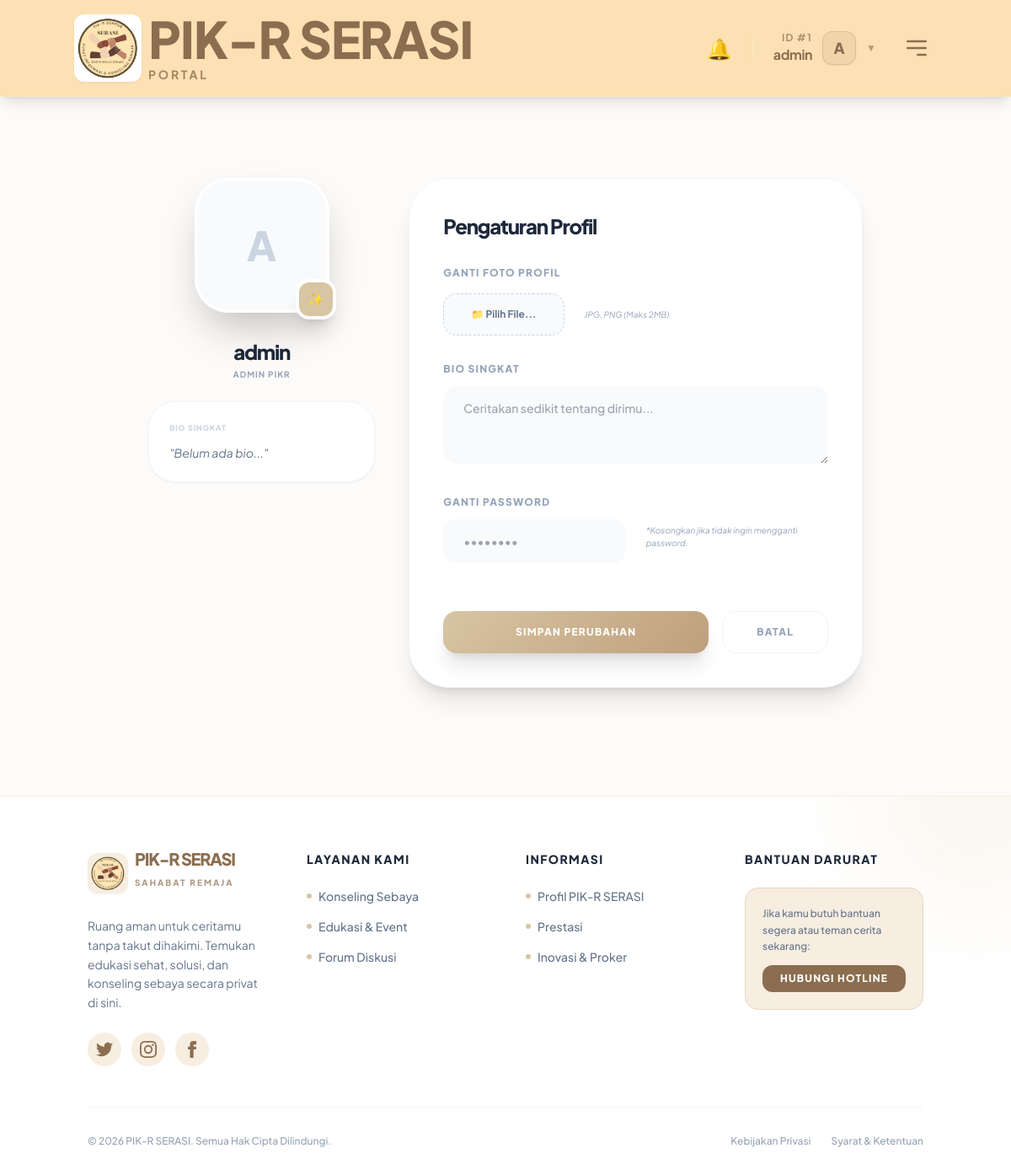
Screenshot of /profile (signed in) with the database file from the repository.
### tables this page shows
CREATE TABLE users (
            id INTEGER PRIMARY KEY AUTOINCREMENT,
            username TEXT UNIQUE NOT NULL,
            password TEXT NOT NULL,
            birth_date TEXT,
            role TEXT NOT NULL,
            points INTEGER DEFAULT 0,
            bio TEXT,
            profile_pic TEXT
        );

### app.py (the view, shortened to what this page needs)
@app.route('/profile', methods=['GET', 'POST'])
@login_required
def profile():
    my_username = session.get('username')
    conn = get_db_connection()
    user_row = conn.execute('SELECT * FROM users WHERE username = ?', (my_username,)).fetchone()
    conn.close()
    user = dict(user_row) if user_row else None
    return render_template('profile.html', user=user)

### templates/profile.html (shortened to what this page needs)
{% extends 'base.html' %}
{% block content %}
<div class="max-w-4xl mx-auto py-12 px-6 fade-in">
    <div class="flex flex-col md:flex-row gap-10 items-start">
        <div class="w-full md:w-1/3 text-center space-y-6">
            <div class="relative inline-block group">
                <div class="w-40 h-40 rounded-[2.5rem] bg-slate-100 border-4 border-white shadow-2xl overflow-hidden relative">
                    {% if user.profile_pic %}
                        <img src="{{ url_for('static', filename=user.profile_pic.replace('static/', '')) }}" class="w-full h-full object-cover">
                    {% else %}
                        <div class="w-full h-full flex items-center justify-center text-5xl font-black text-slate-300 bg-slate-50 uppercase">
                            {{ user.username[0] }}
                        </div>
                    {% endif %}
                </div>
                <div class="absolute -bottom-2 -right-2 w-12 h-12 bg-pink-600 text-white rounded-2xl flex items-center justify-center shadow-xl border-4 border-white">
                    ✨
                </div>
            </div>
            <div>
                <h2 class="text-2xl font-black text-slate-800 tracking-tighter">{{ user.username }}</h2>
                <p class="text-slate-400 font-bold uppercase tracking-widest text-[10px] mt-1">{{ user.role.replace('_', ' ') }}</p>
            </div>
            <div class="bg-white p-6 rounded-[2rem] border border-slate-100 shadow-sm text-left">
                <p class="text-[9px] font-black text-slate-300 uppercase tracking-widest mb-3">Bio Singkat</p>
                <p class="text-sm text-slate-500 italic">"{{ user.bio or 'Belum ada bio...' }}"</p>
            </div>
        </div>
        <div class="w-full md:w-2/3">
            <div class="bg-white rounded-[3rem] shadow-xl p-10 border border-slate-100">
                <h3 class="text-2xl font-black text-slate-800 tracking-tighter mb-8">Pengaturan Profil</h3>
                <form action="{{ url_for('profile') }}" method="POST" enctype="multipart/form-data" class="space-y-8">
                    <div>
                        <label class="block text-xs font-black text-slate-400 uppercase tracking-widest mb-4">Ganti Foto Profil</label>
                        <div class="flex items-center gap-6">
                            <label class="cursor-pointer bg-slate-50 hover:bg-slate-100 border border-dashed border-slate-300 px-8 py-4 rounded-2xl text-slate-500 font-bold text-xs transition-all flex items-center gap-3">
                                📁 Pilih File...
                            </label>
                            <p class="text-[10px] text-slate-400 italic">JPG, PNG (Maks 2MB)</p>
                        </div>
                    </div>
                    <div>
                        <label class="block text-xs font-black text-slate-400 uppercase tracking-widest mb-3">Bio Singkat</label>
                        <textarea name="bio" rows="3" class="w-full bg-slate-50 border-none rounded-2xl px-6 py-4 text-sm focus:ring-2 focus:ring-pink-500 transition-all font-medium text-slate-700" placeholder="Ceritakan sedikit tentang dirimu...">{{ user.bio or '' }}</textarea>
                    </div>
                    <div class="grid grid-cols-1 md:grid-cols-2 gap-6">
                        <div>
                            <label class="block text-xs font-black text-slate-400 uppercase tracking-widest mb-3">Ganti Password</label>
                            <input type="password" name="password" class="w-full bg-slate-50 border-none rounded-2xl px-6 py-4 text-sm focus:ring-2 focus:ring-pink-500 transition-all font-medium text-slate-700" placeholder="••••••••">
                        </div>
                        <div class="flex items-end">
                            <p class="text-[10px] text-slate-400 italic mb-4">*Kosongkan jika tidak ingin mengganti password.</p>
                        </div>
                    </div>
                    <div class="pt-6 border-t border-slate-50 flex gap-4">
                        <button type="submit" class="btn-premium text-white px-10 py-4 rounded-2xl font-black uppercase tracking-widest text-xs shadow-xl flex-1">
                            Simpan Perubahan
                        </button>
                        <a href="{{ url_for('dashboard') }}" class="px-10 py-4 rounded-2xl font-black uppercase tracking-widest text-xs border border-slate-100 text-slate-400 hover:bg-slate-50 transition-all">
                            Batal
                        </a>
                    </div>
                </form>
            </div>
        </div>
    </div>
</div>
{% endblock %}

### templates/base.html (shortened to what this page needs)
<!DOCTYPE html>
<html lang="id">
<head>
    <script src="https://cdn.tailwindcss.com"></script>
</head>
<body class="bg-[#FCFBF9] font-sans leading-normal tracking-normal text-slate-800">
    <nav class="glass-nav p-4 shadow-lg sticky top-0 z-50">
        <div class="container mx-auto flex justify-between items-center">
            <div class="flex items-center gap-10">
                <a href="{{ url_for('index') }}" class="text-[#8b6e50] font-black text-2xl tracking-tighter flex items-center gap-2 hover:text-[#6b543c] transition-colors">
                    <img src="{{ url_for('static', filename='uploads/IMG_9007-removebg-preview.png') }}" alt="Logo PIK-R" class="w-20 h-20 object-contain filter drop-shadow-sm bg-white rounded-xl p-1">
                    <div class="flex flex-col">
                    <span class="leading-none text-6xl">PIK-R SERASI</span>
                    <span class="text-sm text-[#8b6e50]/80 tracking-[0.2em] mt-0.5 font-bold">PORTAL</span>
                    </div>
                </a>
            </div>
            <div class="flex items-center space-x-4 lg:space-x-6">
                {% if session.get('user_id') %}
                    <div class="relative inline-block text-left">
                        <button id="notifButton" class="relative text-[#8b6e50] hover:text-[#6b543c] focus:outline-none flex items-center transition-transform hover:scale-110 active:scale-95">
                            <span class="text-2xl">🔔</span>
                        </button>
                    </div>
                    <div class="relative inline-block text-left">
                        <button id="userMenuBtn" class="flex items-center gap-3 text-[#8b6e50] hover:text-[#6b543c] focus:outline-none transition-all group">
                            <div class="flex flex-col items-end hidden lg:flex">
                                <span class="text-xs font-bold uppercase tracking-widest opacity-70">ID #{{ session['user_id'] }}</span>
                                <span class="text-base font-bold tracking-tight">{{ session['username'] }}</span>
                            </div>
                            <div class="w-10 h-10 bg-[#8b6e50]/10 text-[#8b6e50] rounded-xl flex items-center justify-center font-black group-hover:bg-[#8b6e50]/20 transition-all border border-[#8b6e50]/20 shadow-sm text-lg">
                                {{ session['username'][0] | upper }}
                            </div>
                            <span class="text-xs opacity-60">▼</span>
                        </button>
                    </div>
                    <button id="mobileMenuBtn" class="xl:hidden p-2 text-[#8b6e50] hover:bg-white/40 rounded-xl transition-all">
                        <svg class="w-8 h-8" fill="none" stroke="currentColor" viewBox="0 0 24 24"><path stroke-linecap="round" stroke-linejoin="round" stroke-width="2" d="M4 6h16M4 12h16m-7 6h7"></path></svg>
                    </button>
                {% endif %}
            </div>
        </div>
    </nav>
    <main class="container mx-auto py-8 px-4">
        {% block content %}{% endblock %}
    </main>
    <footer class="bg-white border-t border-[#f7ede0] pt-16 pb-8 mt-12 relative overflow-hidden">
        <div class="absolute top-0 right-0 w-64 h-64 bg-[#f7ede0] rounded-full blur-3xl opacity-50 -translate-y-1/2 translate-x-1/3"></div>
        <div class="container mx-auto px-4 relative z-10">
            <div class="grid grid-cols-1 md:grid-cols-4 gap-12 mb-12">
                <div class="md:col-span-1">
                    <a href="{{ url_for('index') }}" class="text-[#8b6e50] font-black text-2xl tracking-tighter flex items-center gap-2 mb-6">
                        <img src="{{ url_for('static', filename='uploads/IMG_9007-removebg-preview.png') }}" alt="Logo PIK-R" class="w-12 h-12 object-contain filter drop-shadow-sm bg-[#f7ede0] rounded-xl p-1">
                        <div class="flex flex-col">
                            <span class="leading-none text-xl">PIK-R SERASI</span>
                            <span class="text-[10px] text-[#8b6e50]/70 tracking-[0.2em] mt-0.5">SAHABAT REMAJA</span>
                        </div>
                    </a>
                    <p class="text-slate-500 text-sm leading-relaxed mb-6">
                        Ruang aman untuk ceritamu tanpa takut dihakimi. Temukan edukasi sehat, solusi, dan konseling sebaya secara privat di sini.
                    </p>
                    <div class="flex items-center gap-3">
                        <a href="#" class="w-10 h-10 rounded-full bg-[#f7ede0] flex items-center justify-center text-[#8b6e50] hover:bg-[#d8c5a3] hover:text-white transition-colors">
                        </a>
                        <a href="#" class="w-10 h-10 rounded-full bg-[#f7ede0] flex items-center justify-center text-[#8b6e50] hover:bg-[#d8c5a3] hover:text-white transition-colors">
                        </a>
                        <a href="#" class="w-10 h-10 rounded-full bg-[#f7ede0] flex items-center justify-center text-[#8b6e50] hover:bg-[#d8c5a3] hover:text-white transition-colors">
                            <svg class="w-5 h-5" fill="currentColor" viewBox="0 0 24 24"><path d="M9 8h-3v4h3v12h5v-12h3.642l.358-4h-4v-1.667c0-.955.192-1.333 1.115-1.333h2.885v-5h-3.808c-3.596 0-5.192 1.583-5.192 4.615v3.385z"/></svg>
                        </a>
                    </div>
                </div>
                <div>
                    <h4 class="text-slate-800 font-black mb-6 uppercase tracking-widest text-sm">Layanan Kami</h4>
                    <ul class="space-y-4">
                        <li><a href="{{ url_for('counseling') }}" class="text-slate-500 hover:text-[#8b6e50] transition-colors font-medium text-sm flex items-center gap-2"><span class="w-1.5 h-1.5 rounded-full bg-[#d8c5a3]"></span> Konseling Sebaya</a></li>
                        <li><a href="{{ url_for('education_event') }}" class="text-slate-500 hover:text-[#8b6e50] transition-colors font-medium text-sm flex items-center gap-2"><span class="w-1.5 h-1.5 rounded-full bg-[#d8c5a3]"></span> Edukasi & Event</a></li>
                        <li><a href="{{ url_for('forum') }}" class="text-slate-500 hover:text-[#8b6e50] transition-colors font-medium text-sm flex items-center gap-2"><span class="w-1.5 h-1.5 rounded-full bg-[#d8c5a3]"></span> Forum Diskusi</a></li>
                    </ul>
                </div>
                <div>
                    <h4 class="text-slate-800 font-black mb-6 uppercase tracking-widest text-sm">Informasi</h4>
                    <ul class="space-y-4">
                        <li><a href="{{ url_for('about') }}" class="text-slate-500 hover:text-[#8b6e50] transition-colors font-medium text-sm flex items-center gap-2"><span class="w-1.5 h-1.5 rounded-full bg-[#d8c5a3]"></span> Profil PIK-R SERASI</a></li>
                        <li><a href="{{ url_for('achievements') }}" class="text-slate-500 hover:text-[#8b6e50] transition-colors font-medium text-sm flex items-center gap-2"><span class="w-1.5 h-1.5 rounded-full bg-[#d8c5a3]"></span> Prestasi</a></li>
                        <li><a href="{{ url_for('innovations') }}" class="text-slate-500 hover:text-[#8b6e50] transition-colors font-medium text-sm flex items-center gap-2"><span class="w-1.5 h-1.5 rounded-full bg-[#d8c5a3]"></span> Inovasi & Proker</a></li>
                    </ul>
                </div>
                <div>
                    <h4 class="text-slate-800 font-black mb-6 uppercase tracking-widest text-sm">Bantuan Darurat</h4>
                    <div class="bg-[#f7ede0] p-5 rounded-2xl border border-[#e8d7c3]">
                        <p class="text-xs text-slate-500 font-medium mb-3 leading-relaxed">Jika kamu butuh bantuan segera atau teman cerita sekarang:</p>
                        <a href="https://wa.me/6289525165373" target="_blank" class="block w-full text-center bg-[#8b6e50] text-white py-2 rounded-xl text-xs font-black uppercase tracking-widest hover:bg-[#6b543c] transition-colors">
                            Hubungi Hotline
                        </a>
                    </div>
                </div>
            </div>
            <div class="border-t border-slate-100 pt-8 flex flex-col md:flex-row justify-between items-center gap-4">
                <p class="text-slate-400 text-xs font-medium text-center md:text-left">
                    &copy; 2026 PIK-R SERASI. Semua Hak Cipta Dilindungi.
                </p>
                <div class="flex gap-6 text-xs font-medium text-slate-400">
                    <a href="#" class="hover:text-[#8b6e50] transition-colors">Kebijakan Privasi</a>
                    <a href="#" class="hover:text-[#8b6e50] transition-colors">Syarat & Ketentuan</a>
                </div>
            </div>
        </div>
    </footer>
</body>
</html>

### rows the page displays
users: username "admin", username "A", role.replace "ADMIN PIKR"

### other values shown
{{ session['user_id'] }} "1"
{{ session['username'][0] | upper }} "A"
{{ user.bio or 'Belum ada bio...' }} "Belum ada bio..."
